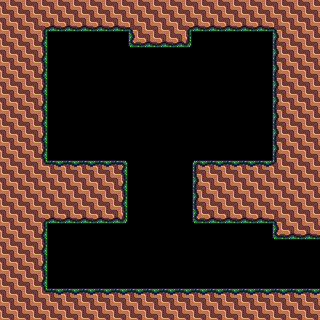

This game map was drawn from its Tiled (.tmx) file and the tilesets committed beside it. A one-line description and the full map source follow:
An orthogonal 20x20 tile map with 16x16 px tiles, 1 tile layer (Tile Layer 1) and 7 objects.

<map version="1.4" tiledversion="1.4.3" orientation="orthogonal" renderorder="right-down" width="20" height="20" tilewidth="16" tileheight="16" infinite="0" nextlayerid="4" nextobjectid="11">
 <tileset firstgid="1" source="GrassTileSet.tsx" />
 <objectgroup id="2" name="CollisionMask">
  <object id="2" x="47.8145" y="159.857" width="79.9286" height="63.5147" />
  <object id="3" x="192.328" y="159.86" width="80.86" height="63.8715" />
  <object id="4" x="272.614" y="0.356824" width="46.46" height="239.072" />
  <object id="6" x="0.713649" y="287.957" width="319.001" height="31.0437" />
  <object id="7" x="0" y="0" width="47.4576" height="287.244" />
  <object id="8" x="47.1008" y="0" width="225.513" height="31.4005" />
  <object id="9" x="128.457" y="31.0437" width="63.1579" height="16.4139" />
 </objectgroup>
 <layer id="3" name="Tile Layer 1" width="20" height="20">
  <data encoding="csv">
5,5,5,5,5,5,5,5,5,5,5,5,5,5,5,5,5,5,5,5,
5,5,17,8,8,8,8,8,18,5,5,17,8,8,8,8,8,18,5,5,
5,5,6,0,0,0,0,0,7,8,8,9,0,0,0,0,0,4,5,5,
5,5,6,0,0,0,0,0,0,0,0,0,0,0,0,0,0,4,5,5,
5,5,6,0,0,0,0,0,0,0,0,0,0,0,0,0,0,4,5,5,
5,5,6,0,0,0,0,0,0,0,0,0,0,0,0,0,0,4,5,5,
5,5,6,0,0,0,0,0,0,0,0,0,0,0,0,0,0,4,5,5,
5,5,6,0,0,0,0,0,0,0,0,0,0,0,0,0,0,4,5,5,
5,5,6,0,0,0,0,0,0,0,0,0,0,0,0,0,0,4,5,5,
5,5,6,0,0,0,0,0,0,0,0,0,0,0,0,0,0,4,5,5,
5,5,19,2,2,2,2,3,0,0,0,0,1,2,2,2,2,20,5,5,
5,5,5,5,5,5,5,6,0,0,0,0,4,5,5,5,5,5,5,5,
5,5,5,5,5,5,5,6,0,0,0,0,4,5,5,5,5,5,5,5,
5,5,17,8,8,8,8,9,0,0,0,0,7,8,8,8,8,18,5,5,
5,5,6,0,0,0,0,0,0,0,0,0,0,0,0,0,0,7,8,8,
5,5,6,0,0,0,0,0,0,0,0,0,0,0,0,0,0,0,0,0,
5,5,6,0,0,0,0,0,0,0,0,0,0,0,0,0,0,0,0,0,
5,5,6,0,0,0,0,0,0,0,0,0,0,0,0,0,0,0,0,0,
5,5,19,2,2,2,2,2,2,2,2,2,2,2,2,2,2,2,2,2,
5,5,5,5,5,5,5,5,5,5,5,5,5,5,5,5,5,5,5,5
</data>
 </layer>
</map>
